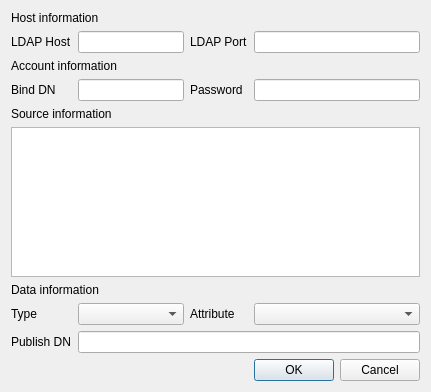
<?xml version="1.0" encoding="UTF-8"?>
<ui version="4.0">
 <class>PubLDAPDlg</class>
 <widget class="QDialog" name="PubLDAPDlg">
  <property name="geometry">
   <rect>
    <x>0</x>
    <y>0</y>
    <width>431</width>
    <height>392</height>
   </rect>
  </property>
  <property name="windowTitle">
   <string>Dialog</string>
  </property>
  <layout class="QGridLayout" name="gridLayout">
   <item row="3" column="0">
    <widget class="QLabel" name="label_4">
     <property name="text">
      <string>Bind DN</string>
     </property>
    </widget>
   </item>
   <item row="1" column="0">
    <widget class="QLabel" name="label_2">
     <property name="text">
      <string>LDAP Host</string>
     </property>
    </widget>
   </item>
   <item row="8" column="1" colspan="3">
    <widget class="QLineEdit" name="mPublishDNText"/>
   </item>
   <item row="3" column="2">
    <widget class="QLabel" name="label_10">
     <property name="text">
      <string>Password</string>
     </property>
    </widget>
   </item>
   <item row="5" column="0" colspan="4">
    <widget class="QTextEdit" name="mInfoText"/>
   </item>
   <item row="7" column="3">
    <widget class="QComboBox" name="mAttributeCombo"/>
   </item>
   <item row="7" column="0">
    <widget class="QLabel" name="label_7">
     <property name="text">
      <string>Type</string>
     </property>
    </widget>
   </item>
   <item row="7" column="1">
    <widget class="QComboBox" name="mTypeCombo"/>
   </item>
   <item row="3" column="1">
    <widget class="QLineEdit" name="mBindDNText"/>
   </item>
   <item row="7" column="2">
    <widget class="QLabel" name="label_11">
     <property name="text">
      <string>Attribute</string>
     </property>
    </widget>
   </item>
   <item row="1" column="3">
    <widget class="QLineEdit" name="mLDAPPortText"/>
   </item>
   <item row="6" column="0" colspan="2">
    <widget class="QLabel" name="label_6">
     <property name="text">
      <string>Data information</string>
     </property>
    </widget>
   </item>
   <item row="9" column="0">
    <spacer name="verticalSpacer_2">
     <property name="orientation">
      <enum>Qt::Vertical</enum>
     </property>
     <property name="sizeHint" stdset="0">
      <size>
       <width>20</width>
       <height>40</height>
      </size>
     </property>
    </spacer>
   </item>
   <item row="3" column="3">
    <widget class="QLineEdit" name="mPasswordText"/>
   </item>
   <item row="2" column="0" colspan="2">
    <widget class="QLabel" name="label_3">
     <property name="text">
      <string>Account information</string>
     </property>
    </widget>
   </item>
   <item row="8" column="0">
    <widget class="QLabel" name="label_8">
     <property name="text">
      <string>Publish DN</string>
     </property>
    </widget>
   </item>
   <item row="10" column="3">
    <widget class="QDialogButtonBox" name="buttonBox">
     <property name="orientation">
      <enum>Qt::Horizontal</enum>
     </property>
     <property name="standardButtons">
      <set>QDialogButtonBox::Cancel|QDialogButtonBox::Ok</set>
     </property>
    </widget>
   </item>
   <item row="4" column="0" colspan="2">
    <widget class="QLabel" name="label_5">
     <property name="text">
      <string>Source information</string>
     </property>
    </widget>
   </item>
   <item row="0" column="0" colspan="2">
    <widget class="QLabel" name="label">
     <property name="text">
      <string>Host information</string>
     </property>
    </widget>
   </item>
   <item row="11" column="0">
    <spacer name="verticalSpacer">
     <property name="orientation">
      <enum>Qt::Vertical</enum>
     </property>
     <property name="sizeHint" stdset="0">
      <size>
       <width>20</width>
       <height>40</height>
      </size>
     </property>
    </spacer>
   </item>
   <item row="1" column="1">
    <widget class="QLineEdit" name="mLDAPHostText"/>
   </item>
   <item row="1" column="2">
    <widget class="QLabel" name="label_9">
     <property name="text">
      <string>LDAP Port</string>
     </property>
    </widget>
   </item>
  </layout>
 </widget>
 <resources/>
 <connections>
  <connection>
   <sender>buttonBox</sender>
   <signal>accepted()</signal>
   <receiver>PubLDAPDlg</receiver>
   <slot>accept()</slot>
   <hints>
    <hint type="sourcelabel">
     <x>248</x>
     <y>254</y>
    </hint>
    <hint type="destinationlabel">
     <x>157</x>
     <y>274</y>
    </hint>
   </hints>
  </connection>
  <connection>
   <sender>buttonBox</sender>
   <signal>rejected()</signal>
   <receiver>PubLDAPDlg</receiver>
   <slot>reject()</slot>
   <hints>
    <hint type="sourcelabel">
     <x>316</x>
     <y>260</y>
    </hint>
    <hint type="destinationlabel">
     <x>286</x>
     <y>274</y>
    </hint>
   </hints>
  </connection>
 </connections>
</ui>
